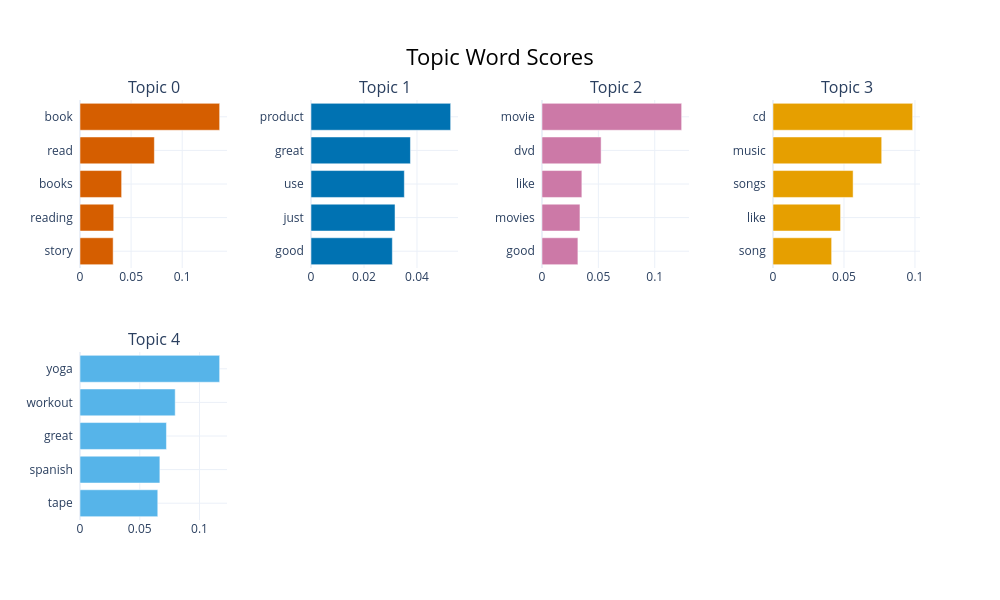

Write notebook code for a chart like this one.
### Code cell
# Visualize top topics
fig = topic_model.visualize_barchart(top_n_topics=8, height=300)
fig.show()

### Figure 1 — Plotly figure (JSON) as saved in the notebook; plotly's stock layout.template omitted (floating-point values rounded to 4 significant figures)
{"data": [{"marker": {"color": "#D55E00"}, "orientation": "h", "type": "bar", "x": [0.03243, 0.033, 0.04073, 0.07276, 0.1366], "xaxis": "x", "y": ["story  ", "reading  ", "books  ", "read  ", "book  "], "yaxis": "y"}, {"marker": {"color": "#0072B2"}, "orientation": "h", "type": "bar", "x": [0.0307, 0.03171, 0.03522, 0.03753, 0.0527], "xaxis": "x2", "y": ["good  ", "just  ", "use  ", "great  ", "product  "], "yaxis": "y2"}, {"marker": {"color": "#CC79A7"}, "orientation": "h", "type": "bar", "x": [0.03184, 0.03367, 0.03536, 0.05243, 0.1239], "xaxis": "x3", "y": ["good  ", "movies  ", "like  ", "dvd  ", "movie  "], "yaxis": "y3"}, {"marker": {"color": "#E69F00"}, "orientation": "h", "type": "bar", "x": [0.0413, 0.04759, 0.05642, 0.07656, 0.09836], "xaxis": "x4", "y": ["song  ", "like  ", "songs  ", "music  ", "cd  "], "yaxis": "y4"}, {"marker": {"color": "#56B4E9"}, "orientation": "h", "type": "bar", "x": [0.06508, 0.06683, 0.07235, 0.07967, 0.1169], "xaxis": "x5", "y": ["tape  ", "spanish  ", "great  ", "workout  ", "yoga  "], "yaxis": "y5"}], "layout": {"annotations": [{"font": {"size": 16}, "showarrow": false, "text": "Topic 0", "x": 0.0875, "xanchor": "center", "xref": "paper", "y": 1, "yanchor": "bottom", "yref": "paper"}, {"font": {"size": 16}, "showarrow": false, "text": "Topic 1", "x": 0.3625, "xanchor": "center", "xref": "paper", "y": 1, "yanchor": "bottom", "yref": "paper"}, {"font": {"size": 16}, "showarrow": false, "text": "Topic 2", "x": 0.6375, "xanchor": "center", "xref": "paper", "y": 1, "yanchor": "bottom", "yref": "paper"}, {"font": {"size": 16}, "showarrow": false, "text": "Topic 3", "x": 0.9125, "xanchor": "center", "xref": "paper", "y": 1, "yanchor": "bottom", "yref": "paper"}, {"font": {"size": 16}, "showarrow": false, "text": "Topic 4", "x": 0.0875, "xanchor": "center", "xref": "paper", "y": 0.4, "yanchor": "bottom", "yref": "paper"}], "height": 600, "hoverlabel": {"bgcolor": "white", "font": {"family": "Rockwell", "size": 16}}, "showlegend": false, "title": {"font": {"color": "Black", "size": 22}, "text": "Topic Word Scores", "x": 0.5, "xanchor": "center", "yanchor": "top"}, "width": 1000, "xaxis": {"anchor": "y", "domain": [0, 0.175], "showgrid": true}, "xaxis2": {"anchor": "y2", "domain": [0.275, 0.45], "showgrid": true}, "xaxis3": {"anchor": "y3", "domain": [0.55, 0.725], "showgrid": true}, "xaxis4": {"anchor": "y4", "domain": [0.825, 1], "showgrid": true}, "xaxis5": {"anchor": "y5", "domain": [0, 0.175], "showgrid": true}, "xaxis6": {"anchor": "y6", "domain": [0.275, 0.45], "showgrid": true}, "xaxis7": {"anchor": "y7", "domain": [0.55, 0.725], "showgrid": true}, "xaxis8": {"anchor": "y8", "domain": [0.825, 1], "showgrid": true}, "yaxis": {"anchor": "x", "domain": [0.6, 1], "showgrid": true}, "yaxis2": {"anchor": "x2", "domain": [0.6, 1], "showgrid": true}, "yaxis3": {"anchor": "x3", "domain": [0.6, 1], "showgrid": true}, "yaxis4": {"anchor": "x4", "domain": [0.6, 1], "showgrid": true}, "yaxis5": {"anchor": "x5", "domain": [0, 0.4], "showgrid": true}, "yaxis6": {"anchor": "x6", "domain": [0, 0.4], "showgrid": true}, "yaxis7": {"anchor": "x7", "domain": [0, 0.4], "showgrid": true}, "yaxis8": {"anchor": "x8", "domain": [0, 0.4], "showgrid": true}}}
